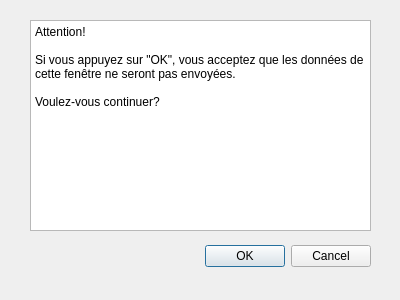
<?xml version="1.0" encoding="UTF-8"?>
<ui version="4.0">
 <class>SkipDialog</class>
 <widget class="QDialog" name="SkipDialog">
  <property name="geometry">
   <rect>
    <x>0</x>
    <y>0</y>
    <width>400</width>
    <height>300</height>
   </rect>
  </property>
  <property name="windowTitle">
   <string>Dialog</string>
  </property>
  <widget class="QDialogButtonBox" name="buttonBox">
   <property name="geometry">
    <rect>
     <x>30</x>
     <y>240</y>
     <width>341</width>
     <height>32</height>
    </rect>
   </property>
   <property name="orientation">
    <enum>Qt::Horizontal</enum>
   </property>
   <property name="standardButtons">
    <set>QDialogButtonBox::Cancel|QDialogButtonBox::Ok</set>
   </property>
  </widget>
  <widget class="QFrame" name="frame">
   <property name="geometry">
    <rect>
     <x>30</x>
     <y>20</y>
     <width>341</width>
     <height>211</height>
    </rect>
   </property>
   <property name="frameShape">
    <enum>QFrame::StyledPanel</enum>
   </property>
   <property name="frameShadow">
    <enum>QFrame::Raised</enum>
   </property>
   <widget class="QPlainTextEdit" name="plainTextEdit">
    <property name="geometry">
     <rect>
      <x>0</x>
      <y>0</y>
      <width>341</width>
      <height>211</height>
     </rect>
    </property>
    <property name="plainText">
     <string>Attention!

Si vous appuyez sur &quot;OK&quot;, vous acceptez que les données de cette fenêtre ne seront pas envoyées.

Voulez-vous continuer?</string>
    </property>
    <property name="textInteractionFlags">
     <set>Qt::NoTextInteraction</set>
    </property>
   </widget>
  </widget>
 </widget>
 <resources/>
 <connections>
  <connection>
   <sender>buttonBox</sender>
   <signal>accepted()</signal>
   <receiver>SkipDialog</receiver>
   <slot>accept()</slot>
   <hints>
    <hint type="sourcelabel">
     <x>248</x>
     <y>254</y>
    </hint>
    <hint type="destinationlabel">
     <x>157</x>
     <y>274</y>
    </hint>
   </hints>
  </connection>
  <connection>
   <sender>buttonBox</sender>
   <signal>rejected()</signal>
   <receiver>SkipDialog</receiver>
   <slot>reject()</slot>
   <hints>
    <hint type="sourcelabel">
     <x>316</x>
     <y>260</y>
    </hint>
    <hint type="destinationlabel">
     <x>286</x>
     <y>274</y>
    </hint>
   </hints>
  </connection>
 </connections>
</ui>
